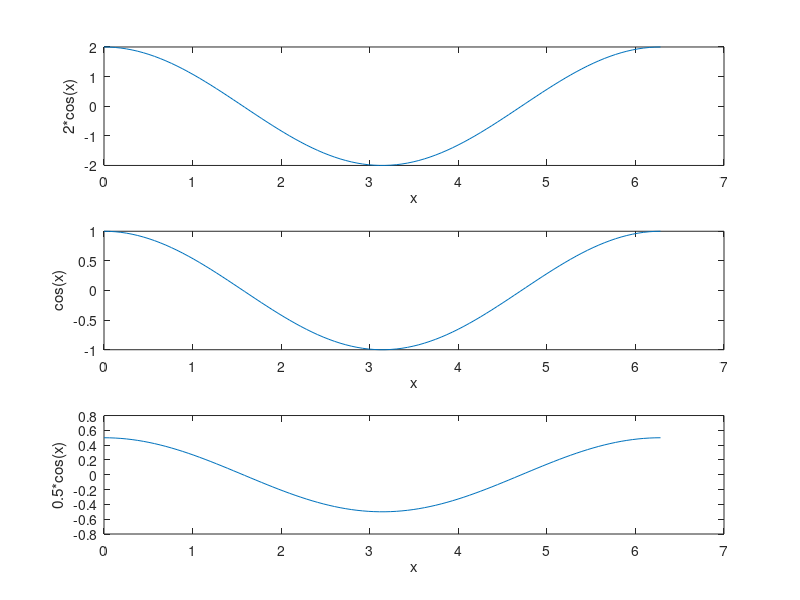
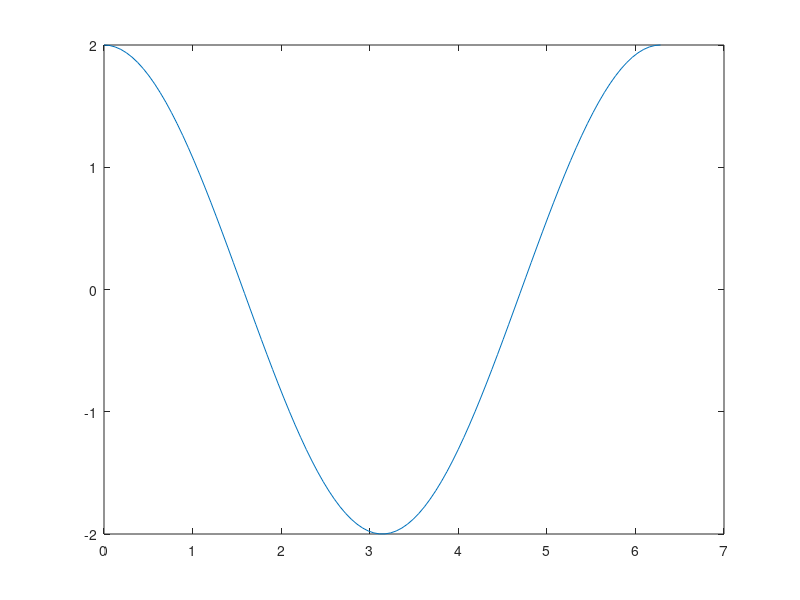
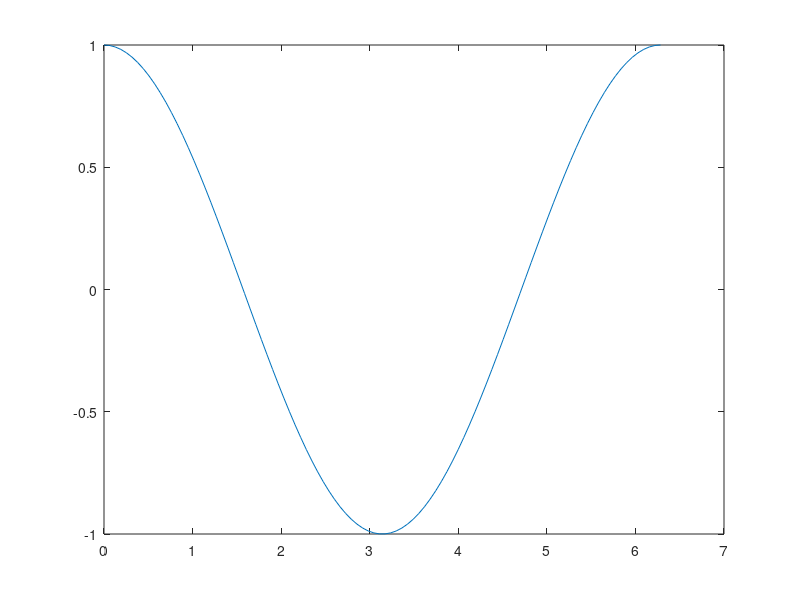
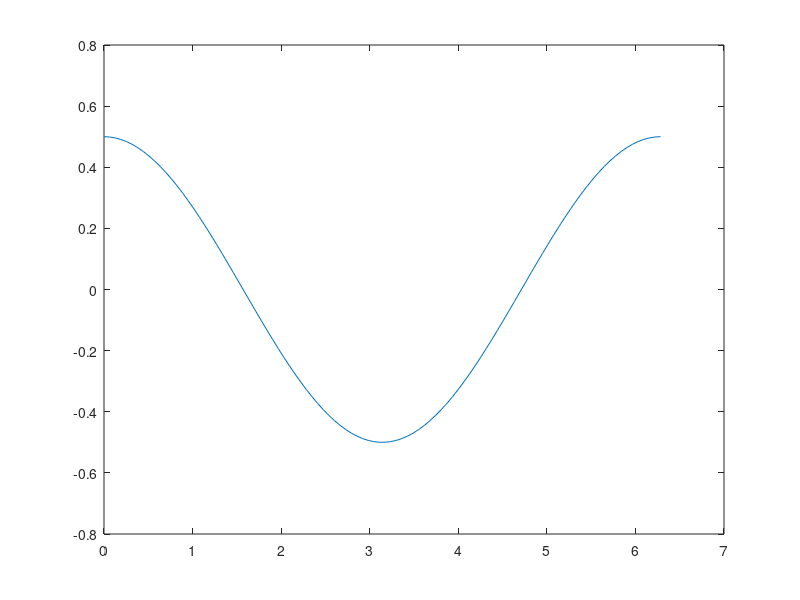

Write the MATLAB code that produced these figures, in order.
%Q3
disp('Question 3 -');
x = linspace(0,2*pi,100);
p=2*cos(x);
q=cos(x);
r=0.5*cos(x);

subplot(3,1,1)
title('Subplot 1');
plot(x,p), xlabel('x'),ylabel('2*cos(x)')

subplot(3,1,2)
title('Subplot 2');
plot(x,q), xlabel('x'),ylabel('cos(x)')

subplot(3,1,3)
title('Subplot 3');
plot(x,r), xlabel('x'),ylabel('0.5*cos(x)')

f1=figure
plot(x,p)
f2=figure
plot(x,q)
f3=figure
plot(x,r)